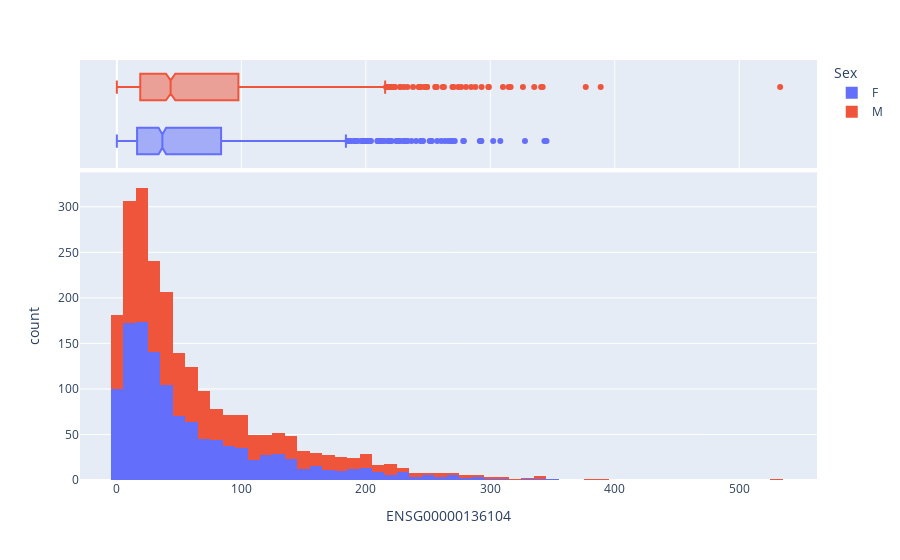

Notebook code cell kept with this figure:
### Code cell
import plotly.express as px
fig = px.histogram(df_genes_labels, x=column_gene_name,  color="Sex", marginal="box")
fig.show()

### Figure 1 — Plotly figure (JSON) as saved in the notebook; plotly's stock layout.template omitted (floating-point values rounded to 4 significant figures; data arrays with more than 128 entries replaced by an {"elided": "..."} marker saying what was removed)
{"data": [{"alignmentgroup": "True", "bingroup": "x", "hovertemplate": "Sex=F<br>ENSG00000136104=%{x}<br>count=%{y}<extra></extra>", "legendgroup": "F", "marker": {"color": "#636efa", "pattern": {"shape": ""}}, "name": "F", "offsetgroup": "F", "orientation": "v", "showlegend": true, "type": "histogram", "x": {"elided": "1208 float values"}, "xaxis": "x", "yaxis": "y"}, {"alignmentgroup": "True", "hovertemplate": "Sex=F<br>ENSG00000136104=%{x}<extra></extra>", "legendgroup": "F", "marker": {"color": "#636efa"}, "name": "F", "notched": true, "offsetgroup": "F", "showlegend": false, "type": "box", "x": {"elided": "1208 float values"}, "xaxis": "x2", "yaxis": "y2"}, {"alignmentgroup": "True", "bingroup": "x", "hovertemplate": "Sex=M<br>ENSG00000136104=%{x}<br>count=%{y}<extra></extra>", "legendgroup": "M", "marker": {"color": "#EF553B", "pattern": {"shape": ""}}, "name": "M", "offsetgroup": "M", "orientation": "v", "showlegend": true, "type": "histogram", "x": {"elided": "1099 float values"}, "xaxis": "x", "yaxis": "y"}, {"alignmentgroup": "True", "hovertemplate": "Sex=M<br>ENSG00000136104=%{x}<extra></extra>", "legendgroup": "M", "marker": {"color": "#EF553B"}, "name": "M", "notched": true, "offsetgroup": "M", "showlegend": false, "type": "box", "x": {"elided": "1099 float values"}, "xaxis": "x2", "yaxis": "y2"}], "layout": {"barmode": "relative", "legend": {"title": {"text": "Sex"}, "tracegroupgap": 0}, "margin": {"t": 60}, "xaxis": {"anchor": "y", "domain": [0, 1], "title": {"text": "ENSG00000136104"}}, "xaxis2": {"anchor": "y2", "domain": [0, 1], "matches": "x", "showgrid": true, "showticklabels": false}, "yaxis": {"anchor": "x", "domain": [0, 0.7326], "title": {"text": "count"}}, "yaxis2": {"anchor": "x2", "domain": [0.7426, 1], "matches": "y2", "showgrid": false, "showline": false, "showticklabels": false, "ticks": ""}}}
